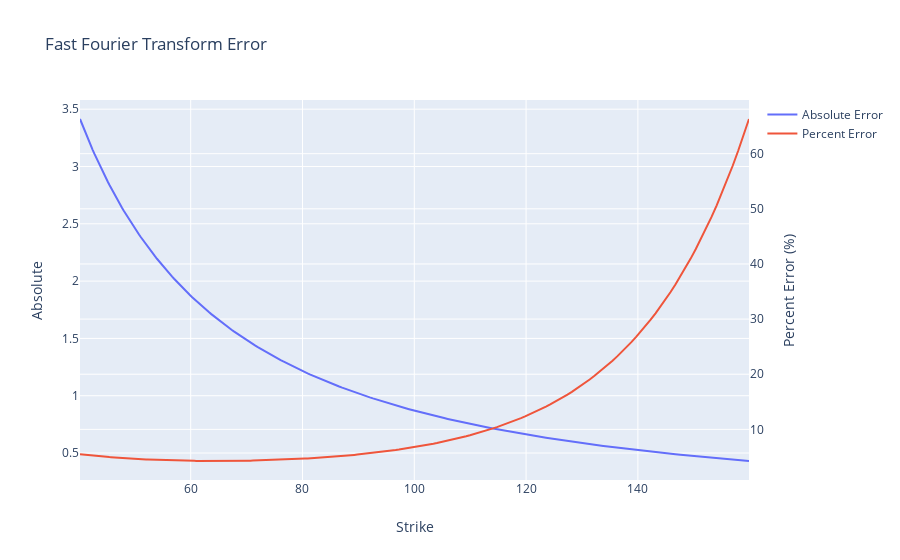

Notebook source saved alongside this figure:
### Code cell
trace0 = go.Scatter(
    x = temp[(temp['K'] > 40) & (temp['K'] < 160)]['K'], 
    y = abs(temp[(temp['K'] > 40) & (temp['K'] < 160)]['FFT'] - temp[(temp['K'] > 40) & (temp['K'] < 160)]['BS']),
    name = 'Absolute Error'
)
trace1 = go.Scatter(
    x = temp[(temp['K'] > 40) & (temp['K'] < 160)]['K'], 
    y = abs(temp[(temp['K'] > 40) & (temp['K'] < 160)]['FFT'] - 
            temp[(temp['K'] > 40) & (temp['K'] < 160)]['BS'])/temp[(temp['K'] > 40) & (temp['K'] < 160)]['BS']*100,
    name = 'Percent Error', yaxis = 'y2'
)
data = [trace0,trace1]
layout = go.Layout(
    title = 'Fast Fourier Transform Error', yaxis = dict(title = 'Absolute'), 
    yaxis2=dict(
        title="Percent Error (%)",
        anchor="x",
        overlaying="y",
        side="right"
    ), 
        xaxis = dict(title = 'Strike'))
fig = go.Figure(data=data, layout=layout)
plotly.offline.iplot(fig)

### Figure 1 — Plotly figure (JSON) as saved in the notebook; plotly's stock layout.template omitted (floating-point values rounded to 4 significant figures; data arrays with more than 128 entries replaced by an {"elided": "..."} marker saying what was removed)
{"data": [{"name": "Absolute Error", "type": "scatter", "x": {"elided": "226 float values"}, "y": {"elided": "226 float values"}}, {"name": "Percent Error", "type": "scatter", "x": {"elided": "226 float values"}, "y": {"elided": "226 float values"}, "yaxis": "y2"}], "layout": {"title": {"text": "Fast Fourier Transform Error"}, "xaxis": {"title": {"text": "Strike"}}, "yaxis": {"title": {"text": "Absolute"}}, "yaxis2": {"anchor": "x", "overlaying": "y", "side": "right", "title": {"text": "Percent Error (%)"}}}}
